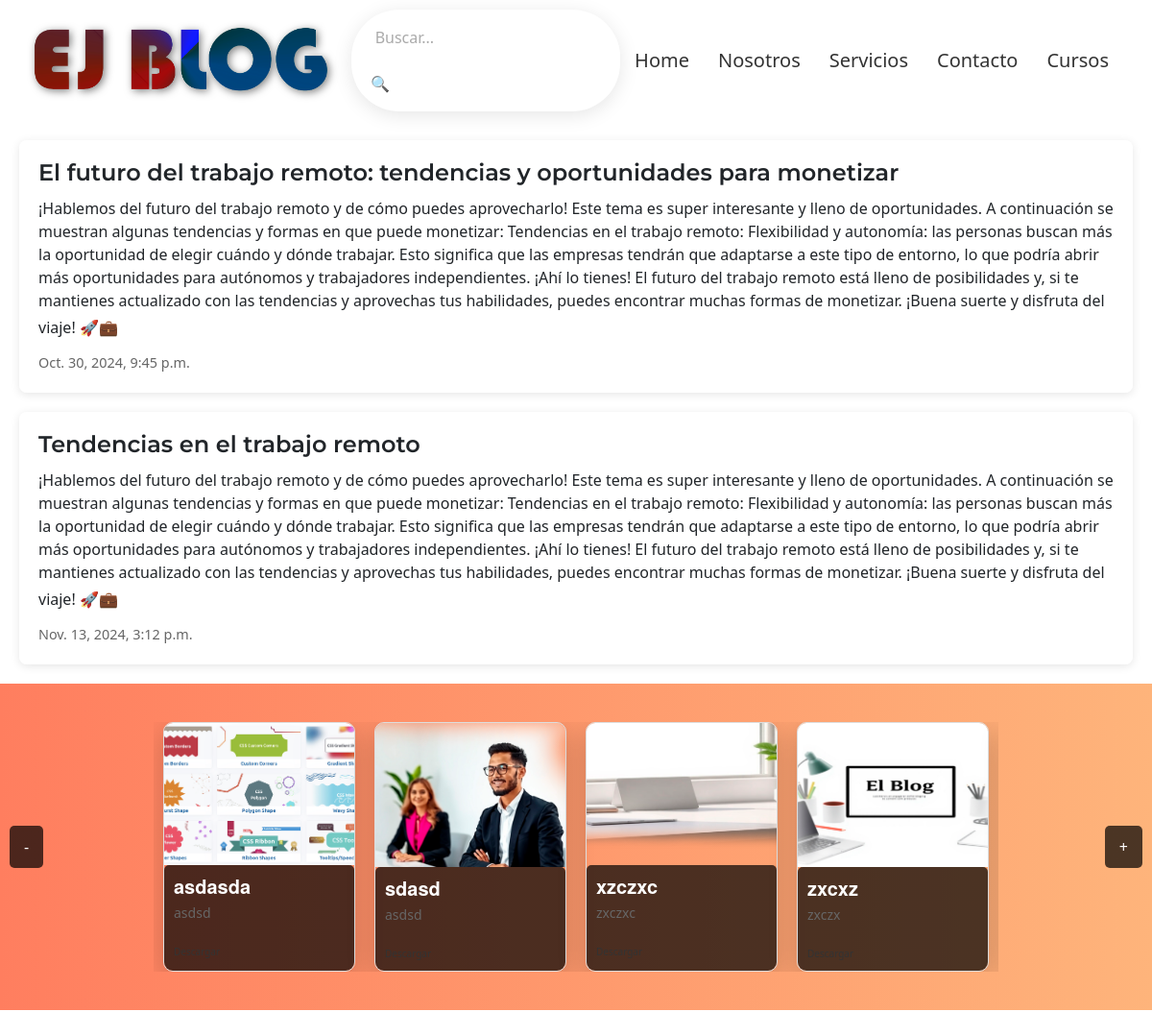
Page /articles/5/ on the earlier database version.
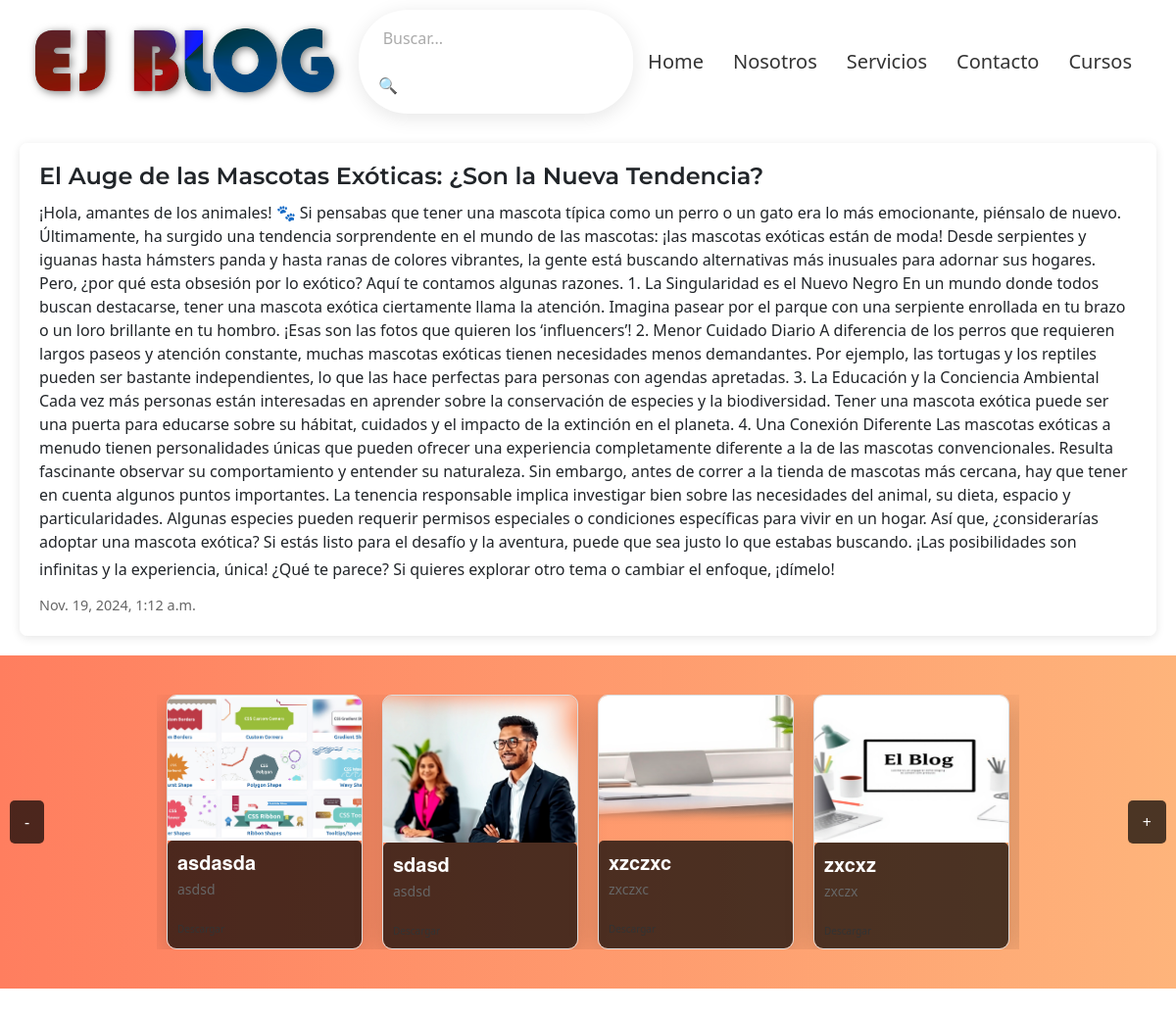
Same page on the later database version.
### mi_app/models.py (models this page shows, shortened)
class Article(models.Model):
    title = models.CharField(max_length=200)
    content = models.TextField()
    created_at = models.DateTimeField(auto_now_add=True)

class Image(models.Model):
    title = models.CharField(max_length=100)
    description = models.TextField()
    image = models.ImageField(upload_to='images/')  # Asegúrate de tener Pillow instalado
    link = models.URLField(max_length=200, blank=True, null=True)  # Campo para el enlace

### mi_app/views.py (the view)
# urls.py: path('articles/<int:id>/', articles_details, name='articles_details'),  # Detalles de artículos
def articles_details(request, id):
    articles = Article.objects.all()  # Obtiene todos los artículos
    images = Image.objects.all()
    return render(request, 'articles_details.html', {
        'articles': articles,
        'images': images
        })

### mi_app/templates/articles_details.html (shortened to what this page needs)
{% extends 'index.html' %}
{% block content %}
    {% if articles %}
    <div class="grid-container-details scroll-fade">
        {% for article in articles %}
            <div class="article-card-details">
                <h3 class="article-title-details">{{ article.title }}</h3>
                <p class="article-content">{{ article.content }}
                </p>
                <small class="article-date">{{ article.created_at }}</small>
            </div>
        {% endfor %}
    </div>
    {% else %}
    <p>No hay artículos disponibles.</p>
    {% endif %}
    {% include 'slide.html' %}
{% endblock %}

### mi_app/templates/index.html (shortened to what this page needs)
{% load static %}
{% load i18n %}
<!DOCTYPE html>
<html lang="{{ LANGUAGE_CODE }}">
<head>
    <link href="https://cdn.jsdelivr.net/npm/bootstrap@5.3.3/dist/css/bootstrap.min.css" rel="stylesheet">
    <link href="{% static 'css/estilos.css' %}" rel="stylesheet">
    <link href="{% static 'css/about.css' %}" rel="stylesheet">
    <link href="{% static 'css/navbar.css' %}" rel="stylesheet">
    <link href="{% static 'css/details.css' %}" rel="stylesheet">
    <link href="{% static 'css/comentarios.css' %}" rel="stylesheet">
    <link href="{% static 'css/register.css' %}" rel="stylesheet">
    <link href="{% static 'css/login.css' %}" rel="stylesheet">
    <link href="{% static 'css/terms_and_conditions.css' %}" rel="stylesheet">
    <link href="{% static 'css/search_results.css' %}" rel="stylesheet">
    <link href="{% static 'css/search.css' %}" rel="stylesheet">
    <link href="{% static 'css/services.css' %}" rel="stylesheet">
    <link href="{% static 'css/contact.css' %}" rel="stylesheet">
    <link href="{% static 'css/scroll.css' %}" rel="stylesheet">
    <link href="{% static 'css/slide.css' %}" rel="stylesheet">
    <link href="{% static 'css/footer.css' %}" rel="stylesheet">
    <link href="{% static 'css/carousel.css' %}" rel="stylesheet">
    <link href="{% static 'css/carousel_cursos.css' %}" rel="stylesheet">
    <link href="{% static 'css/cursos.css' %}" rel="stylesheet">
    <link href="{% static 'fontawesome/css/all.min.css' %}" rel="stylesheet">
    <link href="{% static 'fontawesome/css/all.css' %}" rel="stylesheet">
</head>
<body class="fondo">
    {% include 'navbar.html' %}
    {%block content%}{%endblock%}
</body>
</html>

### mi_app/templates/navbar.html (shortened to what this page needs)
{% load static %}
<body>
    <div class="general-navbar">
        <div class="navbar-logo">
            <a href="{% url 'home' %}">
                <img src="{% static 'logos/logo.png' %}" alt="Logo" class="logo">
            </a>
        </div>
        {% include 'search.html' %}
        <nav class="navbar">
            <ul class="navbar-list" id="navbar-list">
                <li class="navbar-link"><a href="{% url 'home' %}">Home</a></li>
                <li class="navbar-link"><a href="{% url 'about' %}">Nosotros</a></li>
                <li class="navbar-link"><a href="{% url 'services' %}">Servicios</a></li>
                <li class="navbar-link"><a href="{% url 'contact' %}">Contacto</a></li>
                <li class="navbar-link"><a href="{% url 'cursos' %}">Cursos</a></li>
            </ul>
        </nav>
    </div>
</body>

### mi_app/templates/search.html
{% load static %}
    <div class="search-container">
        <form action="{% url 'search' %}" method="get">
            <input type="text" name="q" class="search-input" placeholder="Buscar..." required />
            <button type="submit" class="search-button">🔍</button>
        </form>
    </div>

### mi_app/templates/slide.html (shortened to what this page needs)
{% load static %}
<head>
</head>
<body>
    <div class="container-slide-section">
        <div class="slide-section">
            <div class="slide-container">
                <div class="card-wrapper">
                    {% for image in images %}
                    <div class="card-slide">
                        <img src="{{ image.image.url }}" alt="{{ image.title }} - {{ image.description }}" class="card-image-slide">
                        <div class="card-content-slide">
                            <h3 class="card-title-slide">{{ image.title }}</h3>
                            <p class="card-description-slide">{{ image.description }}</p>
                            <a href="{{ image.link }}" target="_blank" class="link-card-slide">Descargar</a>
                        </div>
                    </div>
                    {% empty %}
                    <p>No images available..</p>
                    {% endfor %}
                </div>
            </div>
        </div>
        <button class="prev">-</button>
        <button class="next">+</button>
    </div>
</body>

### mi_app/templates/footer.html (shortened to what this page needs)
{% load static %}

### mi_app/static/css/estilos.css (style rules this page uses)
.fondo { background-color: #ffffff; background-size: cover; }
.scroll-fade { opacity: 0; transform: translateY(20px); transition: opacity 0.5s ease, transform 0.5s ease; }
.scroll-fade.visible { opacity: 1; transform: translateY(0); }
.article-content, .news-content { margin-bottom: 10px; }
.article-date, .news-date { font-size: 0.9em; color: #666; }
.container-slide-section { background-color: #9d77f776; display: flex; justify-content: center; overflow: hidden; }
.slide-section { padding: 20px; margin: auto; justify-content: flex-start; display: flex; width: 920px; }
.slide-container { display: flex; justify-content: flex-start; overflow: hidden; }
.card-wrapper { display: flex; transition: transform 0.5s ease; }
.card-slide { border: 1px solid #ddd; border-radius: 5px; margin: 10px; width: 200px; overflow: hidden; box-shadow: 2px 2px 5px rgba(0, 0, 0, 0.1); }
.card-image-slide { width: 100%; max-height: 150px; object-fit: cover; }
.card-content-slide { padding: 10px; }
.card-title-slide { font-size: 1.2em; margin: 0; }
.card-description-slide { font-size: 0.9em; color: #666; }

### mi_app/static/css/navbar.css (style rules this page uses)
.general-navbar { display: flex; justify-content: space-between; align-items: center; padding: 10px 10px; background-color: #ffffff; }
.navbar-logo .logo { height: 100px; filter: drop-shadow(2px 2px 4px rgba(0, 0, 0, 0.5)); transition: transform 0.3s; }
.navbar { display: flex; align-items: center; margin-right: 20px; }
.navbar-list { display: flex; list-style: none; margin: 0; padding: 0; }
.navbar-link a { color: #333; text-decoration: none; padding: 15px; font-weight: 100; transition: color 0.3s ease; }

### mi_app/static/css/details.css (style rules this page uses)
.grid-container-details { align-items: center; justify-content: center; margin: 20px; }
.article-card-details { background-color: #ffffffcd; border-radius: 8px; box-shadow: 0 2px 10px rgba(0, 0, 0, 0.1); margin-bottom: 20px; padding: 20px; transition: transform 0.2s; }
.article-title-details { font-family: 'Montserrat', sans-serif; font-size: 24px; font-weight: 600; margin: 0 0 10px; }
a { color: #333; text-decoration: none; font-size: 20px; }

### mi_app/static/css/comentarios.css (style rules this page uses)
.scroll-fade { opacity: 0; transform: translateY(20px); transition: opacity 0.5s ease, transform 0.5s ease; }
.scroll-fade.visible { opacity: 1; transform: translateY(0); }

### mi_app/static/css/terms_and_conditions.css (style rules this page uses)
.scroll-fade { opacity: 0; transform: translateY(20px); transition: opacity 0.5s ease, transform 0.5s ease; }
.scroll-fade.visible { opacity: 1; transform: translateY(0); }

### mi_app/static/css/search.css (style rules this page uses)
.search-container { display: flex; align-items: center; border-radius: 50px; overflow: hidden; box-shadow: 0 4px 20px rgba(0, 0, 0, 0.1); background-color: #ffffff; transition: box-shadow 0.3s ease; padding: 5px; max-width: 100%; margin: 0 auto; }
.search-input { border: none; padding: 12px 20px; font-size: 16px; outline: none; width: 500px; transition: border 0.3s ease; border-radius: 50px; }
.search-input::placeholder { color: #aaa; }
.search-button { background-color: #ffffff; color: white; border: none; padding: 12px 15px; cursor: pointer; transition: background-color 0.3s ease, transform 0.2s ease; }

### mi_app/static/css/slide.css (style rules this page uses)
.container-slide-section { position: relative; width: 100%; margin-top: 20px; overflow: hidden; background: linear-gradient(to right, #ff7e5f, #feb47b); padding: 20px; }
.slide-section { display: flex; align-items: center; position: relative; height: 300px; }
.slide-container { display: flex; height: 100%; transition: transform 0.5s ease-in-out; }
.card-wrapper { display: flex; flex-wrap: nowrap; transition: transform 0.5s ease-in-out; }
.card-slide { position: relative; box-shadow: 0 8px 30px rgba(0, 0, 0, 0.2); border-radius: 10px; overflow: hidden; box-sizing: border-box; margin: 0 10px; transition: transform 0.3s ease, box-shadow 0.3s ease; display: flex; flex-direction: column; }
.card-image-slide { width: 100%; height: 200px; object-fit: cover; }
.card-content-slide { background-color: rgba(0, 0, 0, 0.7); border-radius: 5px; color: white; flex-grow: 1; }
.card-title-slide { margin: 0; font-size: 20px; font-family: 'Helvetica Neue', sans-serif; font-weight: bold; }
.card-description-slide { margin-top: 5px; font-size: 14px; }
.link-card-slide { font-size: 10px; margin-top: 5px; }
.prev, .next { position: absolute; top: 50%; transform: translateY(-50%); background-color: rgba(0, 0, 0, 0.7); color: white; border: none; padding: 10px 15px; cursor: pointer; z-index: 10; border-radius: 5px; transition: background-color 0.3s; }
.prev { left: 10px; }
.next { right: 10px; }

Differences in the rows shown:
removed Article: title "El futuro del trabajo remoto: tendencias y oportunidades para monetizar", content "¡Hablemos del futuro del trabajo remoto y de cómo puedes aprovecharlo! Este tema es super interesante y lleno de oportunidades. A continuación se muestran algunas tendencias y formas en que puede monetizar: Tendencias en el trabajo remoto: Flexibilidad y autonomía: las personas buscan más la oportunidad de elegir cuándo y dónde trabajar. Esto significa que las empresas tendrán que adaptarse a este tipo de entorno, lo que podría abrir más oportunidades para autónomos y trabajadores independientes. ¡Ahí lo tienes! El futuro del trabajo remoto está lleno de posibilidades y, si te mantienes actualizado con las tendencias y aprovechas tus habilidades, puedes encontrar muchas formas de monetizar.…", created_at "Oct. 30, 2024, 9:45 p.m."
removed Article: title "Tendencias en el trabajo remoto", content "¡Hablemos del futuro del trabajo remoto y de cómo puedes aprovecharlo! Este tema es super interesante y lleno de oportunidades. A continuación se muestran algunas tendencias y formas en que puede monetizar: Tendencias en el trabajo remoto: Flexibilidad y autonomía: las personas buscan más la oportunidad de elegir cuándo y dónde trabajar. Esto significa que las empresas tendrán que adaptarse a este tipo de entorno, lo que podría abrir más oportunidades para autónomos y trabajadores independientes. ¡Ahí lo tienes! El futuro del trabajo remoto está lleno de posibilidades y, si te mantienes actualizado con las tendencias y aprovechas tus habilidades, puedes encontrar muchas formas de monetizar.…", created_at "Nov. 13, 2024, 3:12 p.m."
added Article: title "El Auge de las Mascotas Exóticas: ¿Son la Nueva Tendencia?", content "¡Hola, amantes de los animales! 🐾 Si pensabas que tener una mascota típica como un perro o un gato era lo más emocionante, piénsalo de nuevo. Últimamente, ha surgido una tendencia sorprendente en el mundo de las mascotas: ¡las mascotas exóticas están de moda! Desde serpientes y iguanas hasta hámsters panda y hasta ranas de colores vibrantes, la gente está buscando alternativas más inusuales para adornar sus hogares. Pero, ¿por qué esta obsesión por lo exótico? Aquí te contamos algunas razones. 1. La Singularidad es el Nuevo Negro En un mundo donde todos buscan destacarse, tener una mascota exótica ciertamente llama la atención. Imagina pasear por el parque con una serpiente enrollada en tu…", created_at "Nov. 19, 2024, 1:12 a.m."
